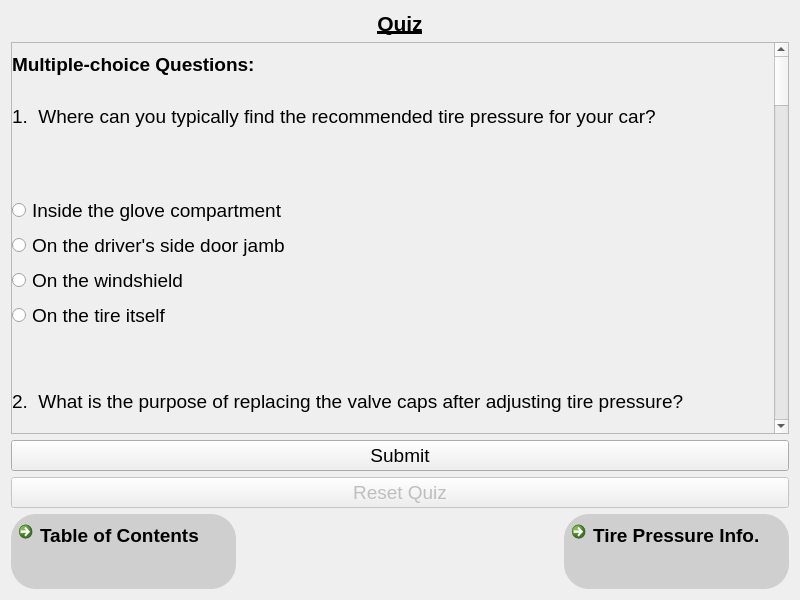
<?xml version="1.0" encoding="UTF-8"?>
<ui version="4.0">
 <class>TirePressureQuizForm</class>
 <widget class="QWidget" name="TirePressureQuizForm">
  <property name="geometry">
   <rect>
    <x>0</x>
    <y>0</y>
    <width>800</width>
    <height>600</height>
   </rect>
  </property>
  <property name="sizePolicy">
   <sizepolicy hsizetype="Expanding" vsizetype="Expanding">
    <horstretch>0</horstretch>
    <verstretch>0</verstretch>
   </sizepolicy>
  </property>
  <property name="minimumSize">
   <size>
    <width>800</width>
    <height>600</height>
   </size>
  </property>
  <property name="maximumSize">
   <size>
    <width>3840</width>
    <height>2160</height>
   </size>
  </property>
  <property name="windowTitle">
   <string>Form</string>
  </property>
  <layout class="QVBoxLayout" name="verticalLayout_2">
   <item>
    <widget class="QLabel" name="titleLabel">
     <property name="font">
      <font>
       <pointsize>16</pointsize>
       <bold>true</bold>
       <underline>true</underline>
      </font>
     </property>
     <property name="text">
      <string>Quiz</string>
     </property>
     <property name="alignment">
      <set>Qt::AlignmentFlag::AlignCenter</set>
     </property>
    </widget>
   </item>
   <item>
    <widget class="QScrollArea" name="scrollArea">
     <property name="verticalScrollBarPolicy">
      <enum>Qt::ScrollBarPolicy::ScrollBarAlwaysOn</enum>
     </property>
     <property name="widgetResizable">
      <bool>true</bool>
     </property>
     <widget class="QWidget" name="scrollAreaWidgetContents">
      <property name="geometry">
       <rect>
        <x>0</x>
        <y>0</y>
        <width>763</width>
        <height>2900</height>
       </rect>
      </property>
      <property name="sizePolicy">
       <sizepolicy hsizetype="Preferred" vsizetype="Preferred">
        <horstretch>0</horstretch>
        <verstretch>0</verstretch>
       </sizepolicy>
      </property>
      <property name="minimumSize">
       <size>
        <width>0</width>
        <height>2900</height>
       </size>
      </property>
      <widget class="QWidget" name="verticalLayoutWidget">
       <property name="geometry">
        <rect>
         <x>0</x>
         <y>0</y>
         <width>1045</width>
         <height>2838</height>
        </rect>
       </property>
       <layout class="QVBoxLayout" name="verticalLayout">
        <property name="sizeConstraint">
         <enum>QLayout::SizeConstraint::SetDefaultConstraint</enum>
        </property>
        <item>
         <widget class="QLabel" name="multipleChoiceLabel">
          <property name="font">
           <font>
            <pointsize>14</pointsize>
            <bold>true</bold>
           </font>
          </property>
          <property name="text">
           <string>Multiple-choice Questions:</string>
          </property>
         </widget>
        </item>
        <item>
         <widget class="QLabel" name="q1QuestionLabel">
          <property name="minimumSize">
           <size>
            <width>0</width>
            <height>50</height>
           </size>
          </property>
          <property name="maximumSize">
           <size>
            <width>16777215</width>
            <height>50</height>
           </size>
          </property>
          <property name="font">
           <font>
            <pointsize>14</pointsize>
           </font>
          </property>
          <property name="text">
           <string>1.  Where can you typically find the recommended tire pressure for your car?</string>
          </property>
         </widget>
        </item>
        <item>
         <widget class="QLabel" name="q1ResultLabel">
          <property name="sizePolicy">
           <sizepolicy hsizetype="Minimum" vsizetype="Minimum">
            <horstretch>0</horstretch>
            <verstretch>0</verstretch>
           </sizepolicy>
          </property>
          <property name="maximumSize">
           <size>
            <width>16777215</width>
            <height>50</height>
           </size>
          </property>
          <property name="font">
           <font>
            <pointsize>14</pointsize>
           </font>
          </property>
          <property name="styleSheet">
           <string notr="true"/>
          </property>
          <property name="text">
           <string/>
          </property>
         </widget>
        </item>
        <item>
         <widget class="QRadioButton" name="q1AnswerAButton">
          <property name="font">
           <font>
            <pointsize>14</pointsize>
           </font>
          </property>
          <property name="text">
           <string>Inside the glove compartment</string>
          </property>
          <attribute name="buttonGroup">
           <string notr="true">q1ButtonGroup</string>
          </attribute>
         </widget>
        </item>
        <item>
         <widget class="QRadioButton" name="q1AnswerBButton">
          <property name="font">
           <font>
            <pointsize>14</pointsize>
           </font>
          </property>
          <property name="text">
           <string>On the driver's side door jamb</string>
          </property>
          <attribute name="buttonGroup">
           <string notr="true">q1ButtonGroup</string>
          </attribute>
         </widget>
        </item>
        <item>
         <widget class="QRadioButton" name="q1AnswerCButton">
          <property name="font">
           <font>
            <pointsize>14</pointsize>
           </font>
          </property>
          <property name="text">
           <string>On the windshield</string>
          </property>
          <attribute name="buttonGroup">
           <string notr="true">q1ButtonGroup</string>
          </attribute>
         </widget>
        </item>
        <item>
         <widget class="QRadioButton" name="q1AnswerDButton">
          <property name="font">
           <font>
            <pointsize>14</pointsize>
           </font>
          </property>
          <property name="text">
           <string>On the tire itself</string>
          </property>
          <attribute name="buttonGroup">
           <string notr="true">q1ButtonGroup</string>
          </attribute>
         </widget>
        </item>
        <item>
         <spacer name="verticalSpacer">
          <property name="orientation">
           <enum>Qt::Orientation::Vertical</enum>
          </property>
          <property name="sizeType">
           <enum>QSizePolicy::Policy::Fixed</enum>
          </property>
          <property name="sizeHint" stdset="0">
           <size>
            <width>20</width>
            <height>40</height>
           </size>
          </property>
         </spacer>
        </item>
        <item>
         <widget class="QLabel" name="q2QuestionLabel">
          <property name="minimumSize">
           <size>
            <width>0</width>
            <height>50</height>
           </size>
          </property>
          <property name="maximumSize">
           <size>
            <width>745</width>
            <height>50</height>
           </size>
          </property>
          <property name="font">
           <font>
            <pointsize>14</pointsize>
           </font>
          </property>
          <property name="text">
           <string>2.  What is the purpose of replacing the valve caps after adjusting tire pressure?</string>
          </property>
          <property name="wordWrap">
           <bool>true</bool>
          </property>
         </widget>
        </item>
        <item>
         <widget class="QLabel" name="q2ResultLabel">
          <property name="maximumSize">
           <size>
            <width>16777215</width>
            <height>50</height>
           </size>
          </property>
          <property name="font">
           <font>
            <pointsize>14</pointsize>
           </font>
          </property>
          <property name="styleSheet">
           <string notr="true"/>
          </property>
          <property name="text">
           <string/>
          </property>
         </widget>
        </item>
        <item>
         <widget class="QRadioButton" name="q2AnswerAButton">
          <property name="font">
           <font>
            <pointsize>14</pointsize>
           </font>
          </property>
          <property name="text">
           <string>To prevent air from escaping from the tire</string>
          </property>
          <attribute name="buttonGroup">
           <string notr="true">q2ButtonGroup</string>
          </attribute>
         </widget>
        </item>
        <item>
         <widget class="QRadioButton" name="q2AnswerBButton">
          <property name="font">
           <font>
            <pointsize>14</pointsize>
           </font>
          </property>
          <property name="text">
           <string>To keep debris out and prevent metal corrosion</string>
          </property>
          <attribute name="buttonGroup">
           <string notr="true">q2ButtonGroup</string>
          </attribute>
         </widget>
        </item>
        <item>
         <widget class="QRadioButton" name="q2AnswerCButton">
          <property name="font">
           <font>
            <pointsize>14</pointsize>
           </font>
          </property>
          <property name="text">
           <string>They inflate the tire</string>
          </property>
          <attribute name="buttonGroup">
           <string notr="true">q2ButtonGroup</string>
          </attribute>
         </widget>
        </item>
        <item>
         <widget class="QRadioButton" name="q2AnswerDButton">
          <property name="font">
           <font>
            <pointsize>14</pointsize>
           </font>
          </property>
          <property name="text">
           <string>It's necessary to keep the tire in balance</string>
          </property>
          <attribute name="buttonGroup">
           <string notr="true">q2ButtonGroup</string>
          </attribute>
         </widget>
        </item>
        <item>
         <spacer name="verticalSpacer_2">
          <property name="orientation">
           <enum>Qt::Orientation::Vertical</enum>
          </property>
          <property name="sizeType">
           <enum>QSizePolicy::Policy::Fixed</enum>
          </property>
          <property name="sizeHint" stdset="0">
           <size>
            <width>20</width>
            <height>40</height>
           </size>
          </property>
         </spacer>
        </item>
        <item>
         <widget class="QLabel" name="q3QuestionLabel">
          <property name="minimumSize">
           <size>
            <width>0</width>
            <height>50</height>
           </size>
          </property>
          <property name="maximumSize">
           <size>
            <width>16777215</width>
            <height>50</height>
           </size>
          </property>
          <property name="font">
           <font>
            <pointsize>14</pointsize>
           </font>
          </property>
          <property name="text">
           <string>3.  Which tool is most helpful for checking tire pressure?</string>
          </property>
         </widget>
        </item>
        <item>
         <widget class="QLabel" name="q3ResultLabel">
          <property name="font">
           <font>
            <pointsize>14</pointsize>
           </font>
          </property>
          <property name="styleSheet">
           <string notr="true"/>
          </property>
          <property name="text">
           <string/>
          </property>
         </widget>
        </item>
        <item>
         <widget class="QRadioButton" name="q3AnswerAButton">
          <property name="font">
           <font>
            <pointsize>14</pointsize>
           </font>
          </property>
          <property name="text">
           <string>Tire iron</string>
          </property>
          <attribute name="buttonGroup">
           <string notr="true">q3ButtonGroup</string>
          </attribute>
         </widget>
        </item>
        <item>
         <widget class="QRadioButton" name="q3AnswerBButton">
          <property name="font">
           <font>
            <pointsize>14</pointsize>
           </font>
          </property>
          <property name="text">
           <string>Jack</string>
          </property>
          <attribute name="buttonGroup">
           <string notr="true">q3ButtonGroup</string>
          </attribute>
         </widget>
        </item>
        <item>
         <widget class="QRadioButton" name="q3AnswerCButton">
          <property name="font">
           <font>
            <pointsize>14</pointsize>
           </font>
          </property>
          <property name="text">
           <string>Tire pressure gauge</string>
          </property>
          <attribute name="buttonGroup">
           <string notr="true">q3ButtonGroup</string>
          </attribute>
         </widget>
        </item>
        <item>
         <widget class="QRadioButton" name="q3AnswerDButton">
          <property name="font">
           <font>
            <pointsize>14</pointsize>
           </font>
          </property>
          <property name="text">
           <string>Slotted screwdriver</string>
          </property>
          <attribute name="buttonGroup">
           <string notr="true">q3ButtonGroup</string>
          </attribute>
         </widget>
        </item>
        <item>
         <spacer name="verticalSpacer_3">
          <property name="orientation">
           <enum>Qt::Orientation::Vertical</enum>
          </property>
          <property name="sizeType">
           <enum>QSizePolicy::Policy::Fixed</enum>
          </property>
          <property name="sizeHint" stdset="0">
           <size>
            <width>20</width>
            <height>40</height>
           </size>
          </property>
         </spacer>
        </item>
        <item>
         <widget class="QLabel" name="q4QuestionLabel">
          <property name="minimumSize">
           <size>
            <width>0</width>
            <height>50</height>
           </size>
          </property>
          <property name="maximumSize">
           <size>
            <width>745</width>
            <height>16777215</height>
           </size>
          </property>
          <property name="font">
           <font>
            <pointsize>14</pointsize>
           </font>
          </property>
          <property name="text">
           <string>4.  What can happen if your tire pressure is too high?</string>
          </property>
          <property name="wordWrap">
           <bool>true</bool>
          </property>
         </widget>
        </item>
        <item>
         <widget class="QLabel" name="q4ResultLabel">
          <property name="font">
           <font>
            <pointsize>14</pointsize>
           </font>
          </property>
          <property name="styleSheet">
           <string notr="true"/>
          </property>
          <property name="text">
           <string/>
          </property>
         </widget>
        </item>
        <item>
         <widget class="QRadioButton" name="q4AnswerAButton">
          <property name="font">
           <font>
            <pointsize>14</pointsize>
           </font>
          </property>
          <property name="text">
           <string>Reduced braking distances</string>
          </property>
          <attribute name="buttonGroup">
           <string notr="true">q4ButtonGroup</string>
          </attribute>
         </widget>
        </item>
        <item>
         <widget class="QRadioButton" name="q4AnswerBButton">
          <property name="font">
           <font>
            <pointsize>14</pointsize>
           </font>
          </property>
          <property name="text">
           <string>More-even tire wear</string>
          </property>
          <attribute name="buttonGroup">
           <string notr="true">q4ButtonGroup</string>
          </attribute>
         </widget>
        </item>
        <item>
         <widget class="QRadioButton" name="q4AnswerCButton">
          <property name="font">
           <font>
            <pointsize>14</pointsize>
           </font>
          </property>
          <property name="text">
           <string>Reduced handling ability and greater risk of blowouts</string>
          </property>
          <attribute name="buttonGroup">
           <string notr="true">q4ButtonGroup</string>
          </attribute>
         </widget>
        </item>
        <item>
         <widget class="QRadioButton" name="q4AnswerDButton">
          <property name="font">
           <font>
            <pointsize>14</pointsize>
           </font>
          </property>
          <property name="text">
           <string>Improved fuel efficiency</string>
          </property>
          <attribute name="buttonGroup">
           <string notr="true">q4ButtonGroup</string>
          </attribute>
         </widget>
        </item>
        <item>
         <spacer name="verticalSpacer_4">
          <property name="orientation">
           <enum>Qt::Orientation::Vertical</enum>
          </property>
          <property name="sizeType">
           <enum>QSizePolicy::Policy::Fixed</enum>
          </property>
          <property name="sizeHint" stdset="0">
           <size>
            <width>20</width>
            <height>40</height>
           </size>
          </property>
         </spacer>
        </item>
        <item>
         <widget class="QLabel" name="trueFalseLabel">
          <property name="font">
           <font>
            <pointsize>14</pointsize>
            <bold>true</bold>
           </font>
          </property>
          <property name="text">
           <string>True/False Questions:</string>
          </property>
         </widget>
        </item>
        <item>
         <widget class="QLabel" name="q5QuestionLabel">
          <property name="minimumSize">
           <size>
            <width>0</width>
            <height>50</height>
           </size>
          </property>
          <property name="maximumSize">
           <size>
            <width>745</width>
            <height>16777215</height>
           </size>
          </property>
          <property name="font">
           <font>
            <pointsize>14</pointsize>
           </font>
          </property>
          <property name="text">
           <string>5.  You should check your spare tire pressure monthly, or before long trips.</string>
          </property>
          <property name="wordWrap">
           <bool>true</bool>
          </property>
         </widget>
        </item>
        <item>
         <widget class="QLabel" name="q5ResultLabel">
          <property name="font">
           <font>
            <pointsize>14</pointsize>
           </font>
          </property>
          <property name="styleSheet">
           <string notr="true"/>
          </property>
          <property name="text">
           <string/>
          </property>
         </widget>
        </item>
        <item>
         <widget class="QRadioButton" name="q5AnswerTrueButton">
          <property name="font">
           <font>
            <pointsize>14</pointsize>
           </font>
          </property>
          <property name="text">
           <string>True</string>
          </property>
          <attribute name="buttonGroup">
           <string notr="true">q5ButtonGroup</string>
          </attribute>
         </widget>
        </item>
        <item>
         <widget class="QRadioButton" name="q5AnswerFalseButton">
          <property name="font">
           <font>
            <pointsize>14</pointsize>
           </font>
          </property>
          <property name="text">
           <string>False</string>
          </property>
          <attribute name="buttonGroup">
           <string notr="true">q5ButtonGroup</string>
          </attribute>
         </widget>
        </item>
        <item>
         <spacer name="verticalSpacer_5">
          <property name="orientation">
           <enum>Qt::Orientation::Vertical</enum>
          </property>
          <property name="sizeType">
           <enum>QSizePolicy::Policy::Fixed</enum>
          </property>
          <property name="sizeHint" stdset="0">
           <size>
            <width>20</width>
            <height>40</height>
           </size>
          </property>
         </spacer>
        </item>
        <item>
         <widget class="QLabel" name="q6QuestionLabel">
          <property name="sizePolicy">
           <sizepolicy hsizetype="Preferred" vsizetype="Preferred">
            <horstretch>0</horstretch>
            <verstretch>0</verstretch>
           </sizepolicy>
          </property>
          <property name="minimumSize">
           <size>
            <width>0</width>
            <height>50</height>
           </size>
          </property>
          <property name="maximumSize">
           <size>
            <width>745</width>
            <height>16777215</height>
           </size>
          </property>
          <property name="font">
           <font>
            <pointsize>14</pointsize>
           </font>
          </property>
          <property name="text">
           <string>6.  A bicycle pump cannot be used to inflate car tires.</string>
          </property>
          <property name="scaledContents">
           <bool>false</bool>
          </property>
          <property name="wordWrap">
           <bool>true</bool>
          </property>
         </widget>
        </item>
        <item>
         <widget class="QLabel" name="q6ResultLabel">
          <property name="font">
           <font>
            <pointsize>14</pointsize>
           </font>
          </property>
          <property name="styleSheet">
           <string notr="true"/>
          </property>
          <property name="text">
           <string/>
          </property>
         </widget>
        </item>
        <item>
         <widget class="QRadioButton" name="q6AnswerTrueButton">
          <property name="font">
           <font>
            <pointsize>14</pointsize>
           </font>
          </property>
          <property name="text">
           <string>True</string>
          </property>
          <attribute name="buttonGroup">
           <string notr="true">q6ButtonGroup</string>
          </attribute>
         </widget>
        </item>
        <item>
         <widget class="QRadioButton" name="q6AnswerFalseButton">
          <property name="font">
           <font>
            <pointsize>14</pointsize>
           </font>
          </property>
          <property name="text">
           <string>False</string>
          </property>
          <attribute name="buttonGroup">
           <string notr="true">q6ButtonGroup</string>
          </attribute>
         </widget>
        </item>
        <item>
         <spacer name="verticalSpacer_6">
          <property name="orientation">
           <enum>Qt::Orientation::Vertical</enum>
          </property>
          <property name="sizeType">
           <enum>QSizePolicy::Policy::Fixed</enum>
          </property>
          <property name="sizeHint" stdset="0">
           <size>
            <width>20</width>
            <height>40</height>
           </size>
          </property>
         </spacer>
        </item>
        <item>
         <widget class="QLabel" name="q7QuestionLabel">
          <property name="minimumSize">
           <size>
            <width>0</width>
            <height>50</height>
           </size>
          </property>
          <property name="maximumSize">
           <size>
            <width>745</width>
            <height>16777215</height>
           </size>
          </property>
          <property name="font">
           <font>
            <pointsize>14</pointsize>
           </font>
          </property>
          <property name="text">
           <string>7.  Low tire pressure decreases braking distances and improves tire wear.</string>
          </property>
          <property name="wordWrap">
           <bool>true</bool>
          </property>
         </widget>
        </item>
        <item>
         <widget class="QLabel" name="q7ResultLabel">
          <property name="font">
           <font>
            <pointsize>14</pointsize>
           </font>
          </property>
          <property name="styleSheet">
           <string notr="true"/>
          </property>
          <property name="text">
           <string/>
          </property>
         </widget>
        </item>
        <item>
         <widget class="QRadioButton" name="q7AnswerTrueButton">
          <property name="font">
           <font>
            <pointsize>14</pointsize>
           </font>
          </property>
          <property name="text">
           <string>True</string>
          </property>
          <attribute name="buttonGroup">
           <string notr="true">q7ButtonGroup</string>
          </attribute>
         </widget>
        </item>
        <item>
         <widget class="QRadioButton" name="q7AnswerFalseButton">
          <property name="font">
           <font>
            <pointsize>14</pointsize>
           </font>
          </property>
          <property name="text">
           <string>False</string>
          </property>
          <attribute name="buttonGroup">
           <string notr="true">q7ButtonGroup</string>
          </attribute>
         </widget>
        </item>
        <item>
         <spacer name="verticalSpacer_7">
          <property name="orientation">
           <enum>Qt::Orientation::Vertical</enum>
          </property>
          <property name="sizeType">
           <enum>QSizePolicy::Policy::Fixed</enum>
          </property>
          <property name="sizeHint" stdset="0">
           <size>
            <width>20</width>
            <height>40</height>
           </size>
          </property>
         </spacer>
        </item>
        <item>
         <widget class="QLabel" name="q8QuestionLabel">
          <property name="minimumSize">
           <size>
            <width>745</width>
            <height>50</height>
           </size>
          </property>
          <property name="maximumSize">
           <size>
            <width>745</width>
            <height>16777215</height>
           </size>
          </property>
          <property name="font">
           <font>
            <pointsize>14</pointsize>
           </font>
          </property>
          <property name="text">
           <string>8.  Tires often lose pressure on cold nights, and a slight over-inflation during colder months can help.</string>
          </property>
          <property name="wordWrap">
           <bool>true</bool>
          </property>
         </widget>
        </item>
        <item>
         <widget class="QLabel" name="q8ResultLabel">
          <property name="font">
           <font>
            <pointsize>14</pointsize>
           </font>
          </property>
          <property name="styleSheet">
           <string notr="true"/>
          </property>
          <property name="text">
           <string/>
          </property>
         </widget>
        </item>
        <item>
         <widget class="QRadioButton" name="q8AnswerTrueButton">
          <property name="font">
           <font>
            <pointsize>14</pointsize>
           </font>
          </property>
          <property name="text">
           <string>True</string>
          </property>
          <attribute name="buttonGroup">
           <string notr="true">q8ButtonGroup</string>
          </attribute>
         </widget>
        </item>
        <item>
         <widget class="QRadioButton" name="q8AnswerFalseButton">
          <property name="font">
           <font>
            <pointsize>14</pointsize>
           </font>
          </property>
          <property name="text">
           <string>False</string>
          </property>
          <attribute name="buttonGroup">
           <string notr="true">q8ButtonGroup</string>
          </attribute>
         </widget>
        </item>
        <item>
         <spacer name="verticalSpacer_8">
          <property name="orientation">
           <enum>Qt::Orientation::Vertical</enum>
          </property>
          <property name="sizeType">
           <enum>QSizePolicy::Policy::Fixed</enum>
          </property>
          <property name="sizeHint" stdset="0">
           <size>
            <width>20</width>
            <height>40</height>
           </size>
          </property>
         </spacer>
        </item>
        <item>
         <widget class="QLabel" name="fillInTheBlankLabel">
          <property name="font">
           <font>
            <pointsize>14</pointsize>
            <bold>true</bold>
           </font>
          </property>
          <property name="text">
           <string>Fill-in-the-blank Questions:</string>
          </property>
         </widget>
        </item>
        <item>
         <widget class="QLabel" name="q9QuestionLabel">
          <property name="minimumSize">
           <size>
            <width>0</width>
            <height>50</height>
           </size>
          </property>
          <property name="maximumSize">
           <size>
            <width>745</width>
            <height>16777215</height>
           </size>
          </property>
          <property name="font">
           <font>
            <pointsize>14</pointsize>
           </font>
          </property>
          <property name="text">
           <string>9.  The warning light for low tire pressure is part of a system called the ___________.</string>
          </property>
          <property name="wordWrap">
           <bool>true</bool>
          </property>
         </widget>
        </item>
        <item>
         <widget class="QLabel" name="q9ResultLabel">
          <property name="font">
           <font>
            <pointsize>14</pointsize>
           </font>
          </property>
          <property name="styleSheet">
           <string notr="true"/>
          </property>
          <property name="text">
           <string/>
          </property>
         </widget>
        </item>
        <item>
         <widget class="QLineEdit" name="q9AnswerLine">
          <property name="font">
           <font>
            <pointsize>14</pointsize>
            <italic>true</italic>
           </font>
          </property>
          <property name="placeholderText">
           <string>&lt;Answer&gt;</string>
          </property>
         </widget>
        </item>
        <item>
         <spacer name="verticalSpacer_9">
          <property name="orientation">
           <enum>Qt::Orientation::Vertical</enum>
          </property>
          <property name="sizeType">
           <enum>QSizePolicy::Policy::Fixed</enum>
          </property>
          <property name="sizeHint" stdset="0">
           <size>
            <width>20</width>
            <height>40</height>
           </size>
          </property>
         </spacer>
        </item>
        <item>
         <widget class="QLabel" name="q10QuestionLabel">
          <property name="minimumSize">
           <size>
            <width>0</width>
            <height>50</height>
           </size>
          </property>
          <property name="maximumSize">
           <size>
            <width>745</width>
            <height>16777215</height>
           </size>
          </property>
          <property name="font">
           <font>
            <pointsize>14</pointsize>
           </font>
          </property>
          <property name="text">
           <string>10.  Tires should be inflated to between ____% and ____% of the manufacturer's recommendation.</string>
          </property>
          <property name="wordWrap">
           <bool>true</bool>
          </property>
         </widget>
        </item>
        <item>
         <widget class="QLabel" name="q10ResultLabel">
          <property name="font">
           <font>
            <pointsize>14</pointsize>
           </font>
          </property>
          <property name="styleSheet">
           <string notr="true"/>
          </property>
          <property name="text">
           <string/>
          </property>
         </widget>
        </item>
        <item>
         <layout class="QHBoxLayout" name="horizontalLayout">
          <property name="sizeConstraint">
           <enum>QLayout::SizeConstraint::SetNoConstraint</enum>
          </property>
          <property name="leftMargin">
           <number>0</number>
          </property>
          <property name="rightMargin">
           <number>500</number>
          </property>
          <item>
           <widget class="QLabel" name="q10AnswerLabel1">
            <property name="minimumSize">
             <size>
              <width>0</width>
              <height>50</height>
             </size>
            </property>
            <property name="maximumSize">
             <size>
              <width>745</width>
              <height>16777215</height>
             </size>
            </property>
            <property name="font">
             <font>
              <pointsize>14</pointsize>
             </font>
            </property>
            <property name="text">
             <string>Between</string>
            </property>
            <property name="alignment">
             <set>Qt::AlignmentFlag::AlignCenter</set>
            </property>
            <property name="wordWrap">
             <bool>true</bool>
            </property>
           </widget>
          </item>
          <item>
           <widget class="QLineEdit" name="q10AnswerLine1">
            <property name="maximumSize">
             <size>
              <width>150</width>
              <height>16777215</height>
             </size>
            </property>
            <property name="font">
             <font>
              <pointsize>14</pointsize>
              <italic>true</italic>
             </font>
            </property>
            <property name="placeholderText">
             <string>&lt;Answer&gt;</string>
            </property>
           </widget>
          </item>
          <item>
           <widget class="QLabel" name="q10AnswerLabel2">
            <property name="minimumSize">
             <size>
              <width>0</width>
              <height>50</height>
             </size>
            </property>
            <property name="maximumSize">
             <size>
              <width>30</width>
              <height>16777215</height>
             </size>
            </property>
            <property name="font">
             <font>
              <pointsize>14</pointsize>
             </font>
            </property>
            <property name="text">
             <string>%</string>
            </property>
            <property name="alignment">
             <set>Qt::AlignmentFlag::AlignLeading|Qt::AlignmentFlag::AlignLeft|Qt::AlignmentFlag::AlignVCenter</set>
            </property>
            <property name="wordWrap">
             <bool>true</bool>
            </property>
           </widget>
          </item>
          <item>
           <widget class="QLabel" name="q10AnswerLabel3">
            <property name="minimumSize">
             <size>
              <width>0</width>
              <height>50</height>
             </size>
            </property>
            <property name="maximumSize">
             <size>
              <width>50</width>
              <height>16777215</height>
             </size>
            </property>
            <property name="font">
             <font>
              <pointsize>14</pointsize>
             </font>
            </property>
            <property name="text">
             <string>and</string>
            </property>
            <property name="alignment">
             <set>Qt::AlignmentFlag::AlignCenter</set>
            </property>
            <property name="wordWrap">
             <bool>true</bool>
            </property>
           </widget>
          </item>
          <item>
           <widget class="QLineEdit" name="q10AnswerLine2">
            <property name="maximumSize">
             <size>
              <width>150</width>
              <height>16777215</height>
             </size>
            </property>
            <property name="font">
             <font>
              <pointsize>14</pointsize>
              <italic>true</italic>
             </font>
            </property>
            <property name="placeholderText">
             <string>&lt;Answer&gt;</string>
            </property>
           </widget>
          </item>
          <item>
           <widget class="QLabel" name="q10AnswerLabel4">
            <property name="minimumSize">
             <size>
              <width>0</width>
              <height>50</height>
             </size>
            </property>
            <property name="maximumSize">
             <size>
              <width>30</width>
              <height>16777215</height>
             </size>
            </property>
            <property name="font">
             <font>
              <pointsize>14</pointsize>
             </font>
            </property>
            <property name="text">
             <string>%.</string>
            </property>
            <property name="alignment">
             <set>Qt::AlignmentFlag::AlignLeading|Qt::AlignmentFlag::AlignLeft|Qt::AlignmentFlag::AlignVCenter</set>
            </property>
            <property name="wordWrap">
             <bool>true</bool>
            </property>
           </widget>
          </item>
         </layout>
        </item>
        <item>
         <spacer name="verticalSpacer_10">
          <property name="orientation">
           <enum>Qt::Orientation::Vertical</enum>
          </property>
          <property name="sizeType">
           <enum>QSizePolicy::Policy::Fixed</enum>
          </property>
          <property name="sizeHint" stdset="0">
           <size>
            <width>20</width>
            <height>40</height>
           </size>
          </property>
         </spacer>
        </item>
        <item>
         <widget class="QLabel" name="q11QuestionLabel">
          <property name="minimumSize">
           <size>
            <width>0</width>
            <height>50</height>
           </size>
          </property>
          <property name="maximumSize">
           <size>
            <width>745</width>
            <height>16777215</height>
           </size>
          </property>
          <property name="font">
           <font>
            <pointsize>14</pointsize>
           </font>
          </property>
          <property name="text">
           <string>11.  The most common air pressure for a donut spare is _____ psi.</string>
          </property>
          <property name="wordWrap">
           <bool>true</bool>
          </property>
         </widget>
        </item>
        <item>
         <widget class="QLabel" name="q11ResultLabel">
          <property name="font">
           <font>
            <pointsize>14</pointsize>
           </font>
          </property>
          <property name="styleSheet">
           <string notr="true"/>
          </property>
          <property name="text">
           <string/>
          </property>
         </widget>
        </item>
        <item>
         <widget class="QLineEdit" name="q11AnswerLine">
          <property name="font">
           <font>
            <pointsize>14</pointsize>
            <italic>true</italic>
           </font>
          </property>
          <property name="placeholderText">
           <string>&lt;Answer&gt;</string>
          </property>
         </widget>
        </item>
        <item>
         <spacer name="verticalSpacer_11">
          <property name="orientation">
           <enum>Qt::Orientation::Vertical</enum>
          </property>
          <property name="sizeType">
           <enum>QSizePolicy::Policy::Fixed</enum>
          </property>
          <property name="sizeHint" stdset="0">
           <size>
            <width>20</width>
            <height>40</height>
           </size>
          </property>
         </spacer>
        </item>
        <item>
         <widget class="QLabel" name="q12QuestionLabel">
          <property name="minimumSize">
           <size>
            <width>0</width>
            <height>50</height>
           </size>
          </property>
          <property name="maximumSize">
           <size>
            <width>745</width>
            <height>16777215</height>
           </size>
          </property>
          <property name="font">
           <font>
            <pointsize>14</pointsize>
           </font>
          </property>
          <property name="text">
           <string>12.  The best time to check tire pressure is when the tires are __________.</string>
          </property>
          <property name="wordWrap">
           <bool>true</bool>
          </property>
         </widget>
        </item>
        <item>
         <widget class="QLabel" name="q12ResultLabel">
          <property name="font">
           <font>
            <pointsize>14</pointsize>
           </font>
          </property>
          <property name="styleSheet">
           <string notr="true"/>
          </property>
          <property name="text">
           <string/>
          </property>
         </widget>
        </item>
        <item>
         <widget class="QLineEdit" name="q12AnswerLine">
          <property name="font">
           <font>
            <pointsize>14</pointsize>
            <italic>true</italic>
           </font>
          </property>
          <property name="placeholderText">
           <string>&lt;Answer&gt;</string>
          </property>
         </widget>
        </item>
       </layout>
      </widget>
     </widget>
    </widget>
   </item>
   <item>
    <widget class="QPushButton" name="submitButton">
     <property name="font">
      <font>
       <pointsize>14</pointsize>
      </font>
     </property>
     <property name="text">
      <string>Submit</string>
     </property>
    </widget>
   </item>
   <item>
    <widget class="QPushButton" name="resetButton">
     <property name="enabled">
      <bool>false</bool>
     </property>
     <property name="font">
      <font>
       <pointsize>14</pointsize>
      </font>
     </property>
     <property name="text">
      <string>Reset Quiz</string>
     </property>
    </widget>
   </item>
   <item>
    <layout class="QHBoxLayout" name="horizontalLayout_2">
     <item>
      <widget class="QCommandLinkButton" name="tableOfContentsButton">
       <property name="sizePolicy">
        <sizepolicy hsizetype="Fixed" vsizetype="Fixed">
         <horstretch>0</horstretch>
         <verstretch>0</verstretch>
        </sizepolicy>
       </property>
       <property name="minimumSize">
        <size>
         <width>225</width>
         <height>75</height>
        </size>
       </property>
       <property name="font">
        <font>
         <family>Segoe UI</family>
         <pointsize>14</pointsize>
        </font>
       </property>
       <property name="styleSheet">
        <string notr="true">background-color: rgb(207, 207, 207);
border-radius: 25%;</string>
       </property>
       <property name="text">
        <string>Table of Contents</string>
       </property>
      </widget>
     </item>
     <item>
      <spacer name="horizontalSpacer">
       <property name="orientation">
        <enum>Qt::Orientation::Horizontal</enum>
       </property>
       <property name="sizeHint" stdset="0">
        <size>
         <width>40</width>
         <height>20</height>
        </size>
       </property>
      </spacer>
     </item>
     <item>
      <widget class="QCommandLinkButton" name="tirePressureInfoButton">
       <property name="sizePolicy">
        <sizepolicy hsizetype="Fixed" vsizetype="Fixed">
         <horstretch>0</horstretch>
         <verstretch>0</verstretch>
        </sizepolicy>
       </property>
       <property name="minimumSize">
        <size>
         <width>225</width>
         <height>75</height>
        </size>
       </property>
       <property name="font">
        <font>
         <family>Segoe UI</family>
         <pointsize>14</pointsize>
        </font>
       </property>
       <property name="styleSheet">
        <string notr="true">background-color: rgb(207, 207, 207);
border-radius: 25%;</string>
       </property>
       <property name="text">
        <string>Tire Pressure Info.</string>
       </property>
      </widget>
     </item>
    </layout>
   </item>
  </layout>
 </widget>
 <resources/>
 <connections/>
 <buttongroups>
  <buttongroup name="q1ButtonGroup"/>
  <buttongroup name="q2ButtonGroup"/>
  <buttongroup name="q4ButtonGroup"/>
  <buttongroup name="q8ButtonGroup"/>
  <buttongroup name="q7ButtonGroup"/>
  <buttongroup name="q6ButtonGroup"/>
  <buttongroup name="q3ButtonGroup"/>
  <buttongroup name="q5ButtonGroup"/>
 </buttongroups>
</ui>
